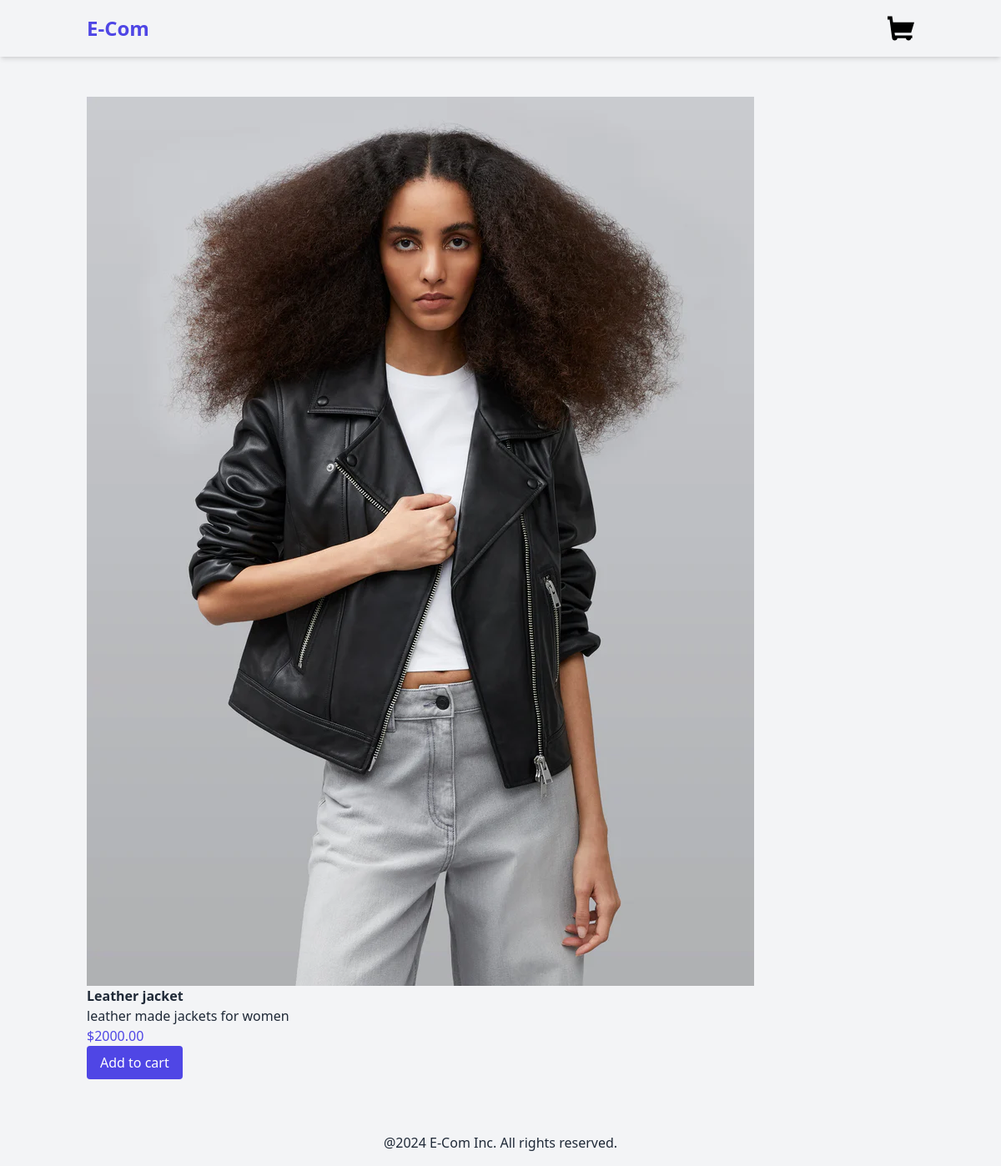
Screenshot of /product/3/leather-jacket/ with the database file from the repository.
### products/models.py (models this page shows, shortened)
class Product(models.Model):
    category = models.ForeignKey(Category, related_name='products', on_delete=models.CASCADE)
    name = models.CharField(max_length=250)
    slug = models.SlugField(max_length=250)
    description = models.TextField(blank=True)
    price = models.DecimalField(max_digits=10, decimal_places=2)
    available = models.BooleanField(default=True)
    created = models.DateTimeField(auto_now_add=True)
    updated = models.DateTimeField(auto_now=True)
    image = models.ImageField(upload_to='products', blank=True, null=True)

### products/views.py (the view)
# urls.py: path('product/<int:id>/<slug:slug>/', views.product_detail, name="product_detail"),
def product_detail(request, id, slug):
    product = get_object_or_404(Product, id=id, slug=slug, available=True)
    return render(request, 'products/product/detail.html', {'product':product})

### products/templates/products/product/detail.html (shortened to what this page needs)
{% extends "base.html" %}
{%block content%}
<div class="container mx-auto p-4 flex">
<div>
    {%if product.image%}
    <img src="{{product.image.url}}" alt={{product.name}} class="max-h-[80vh]">
    {%else%}
    <p>The image is not available</p>
    {%endif%}
    <h3 class="font-semibold">{{product.name}}</h3>
    <p>{{product.description}}</p>
    <p class="text-indigo-600">${{product.price}}</p>
    <form action="{%url 'cart:cart_add' product.id%}" method="post" id="add-to-cart-form">
        <button type="submit" class="bg-indigo-600 text-white px-4 py-2 rounded">Add to cart</button>
    </form>
</div>
</div>
    {%endblock%}

### rows the page displays
Product: image (picture), name "Leather jacket", description "leather made jackets for women", price "2000.00"
